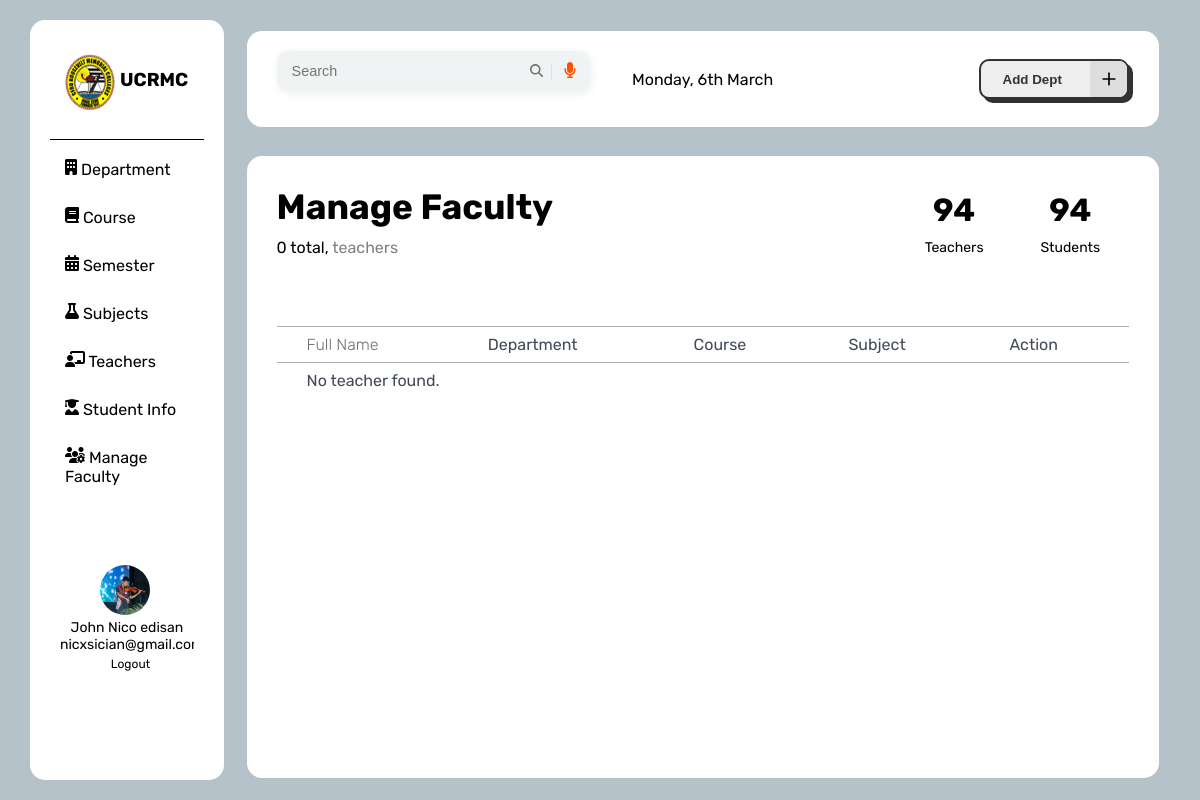
The app's page /CRMC_SYSTEM/manage.php, older data.
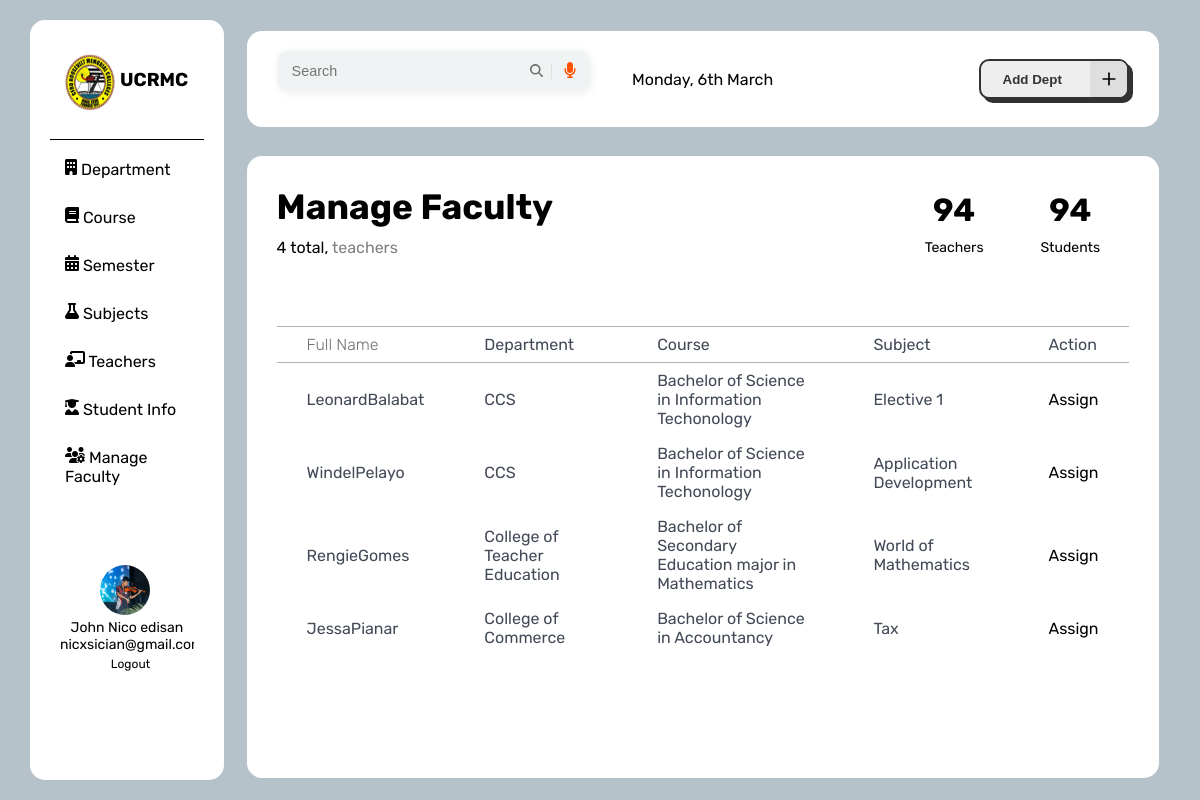
The same page, newer data.
### tables this page shows
CREATE TABLE `teacher` (
  `teacherID` int(11) NOT NULL,
  `firstName` varchar(50) NOT NULL,
  `lastName` varchar(50) NOT NULL,
  `photo` varchar(100) NOT NULL,
  `birthdate` date NOT NULL,
  `age` int(11) NOT NULL,
  `email` varchar(50) NOT NULL,
  `password` varchar(50) NOT NULL,
  `contact` varchar(15) NOT NULL,
  `address` varchar(100) NOT NULL,
  `departmentID` int(11) NOT NULL,
  `courseID` int(11) NOT NULL,
  `subjectID` int(11) NOT NULL
);

CREATE TABLE `course` (
  `courseID` int(11) NOT NULL,
  `courseName` varchar(100) NOT NULL,
  `departmentID` int(11) NOT NULL
);

CREATE TABLE `subject` (
  `subjectID` int(11) NOT NULL,
  `subjectName` varchar(100) NOT NULL,
  `courseID` int(11) NOT NULL
);

CREATE TABLE `department` (
  `departmentID` int(11) NOT NULL,
  `departmentName` varchar(50) NOT NULL,
  `departmentLogo` varchar(50) NOT NULL
);

### CRMC_SYSTEM/manage.php (the view, shortened to what the changed rows need)
<?php
$conn = new Connection();
$pdo = $conn->openConnection();
$stmtSubjects = $pdo->query("SELECT * FROM subject");
$subjects = $stmtSubjects->fetchAll(PDO::FETCH_ASSOC);
$stmtCourse = $pdo->query("SELECT * FROM course");
$courseses = $stmtCourse->fetchAll(PDO::FETCH_ASSOC);
$stmt = $pdo->query("SELECT teacher.*, department.departmentName
                    FROM teacher
                    JOIN department ON teacher.departmentID = department.departmentID");
$departments = $stmt->fetchAll(PDO::FETCH_ASSOC);
?>
<!DOCTYPE html>
<html lang="en">
<head>
    <link href='https://unpkg.com/boxicons@2.1.4/css/boxicons.min.css' rel='stylesheet'>
    <link rel="stylesheet" href="https://cdnjs.cloudflare.com/ajax/libs/font-awesome/6.5.1/css/all.min.css" />
    <link rel="stylesheet" href="css/teacher.css">
</head>
<body>
    <div class="container">
        <div class="table-container">
           <div class="table-heading">
           <div class="left-head">
    <h1 style="font-size: 2.2rem;">Manage Faculty</h1>
    <p id="courses"><?= count($departments); ?> total, <span style="opacity: 0.5;">teachers</span></p>
</div>
            <div class="right-head">
                <div class="right-header-content">
                    <h1 id="teachers">94</h1>
                </div>
                <div class="right-header-content">
                    <h1 id="students">94</h1>
                </div>
            </div>
           </div>
           <div class="table">
           <table>
    <thead>
        <tr>
            <th>Full Name</th>
            <td>Department</td>
            <td>Course</td>
            <td>Subject</td>
            <td>Action</td>
        </tr>
    </thead>
    <tbody>
    <form action="manage.php" method="post" name="updateTeacherForm">
        <?php if (!empty($departments)): ?>
            <?php foreach ($departments as $teacherInfo): ?>
                <tr>
                    <td><?= $teacherInfo['firstName'], $teacherInfo['lastName']; ?></td>
                    <td><?= ($teacherInfo['departmentName'] == 'College of Computer Studies') ? 'CCS' : $teacherInfo['departmentName']; ?></td>
                     <?php foreach ($courseses as $course): ?>
                    <?php if($teacherInfo['courseID'] == $course['courseID']):?>
        <td>
            <?= $course['courseName'] ?>
        <?php endif; ?>
        <?php endforeach; ?>
</td>
<td>
    <?php foreach ($subjects as $subject): ?>
                    <?php if($teacherInfo['subjectID'] == $subject['subjectID']):?>
            <?= $subject['subjectName'] ?>
        <?php endif; ?>
        <?php endforeach; ?>
</td>
                    <td>
                    <a href="assign.php?teacherID=<?= $teacherInfo['teacherID']; ?>&courseID=0">Assign</a>
                    </td>
                </tr>
            <?php endforeach; ?>
        <?php else: ?>
            <tr>
                <td colspan="3">No teacher found.</td>
            </tr>
        <?php endif; ?>
        </form>
    </tbody>
</table>
</div>
        </div>
    </div>
</body>
</html>

Row changes from the older to the newer data that the page shows:
added teacher: firstName "Leonard", lastName "Balabat", shows "CCS"
now on this page (row edited): course: courseName "Bachelor of Science in Information Techonology"
now on this page (row edited): subject: subjectName "Elective 1", shown under "Leonard"
added teacher: firstName "Windel", lastName "Pelayo", shows "CCS"
added subject: subjectName "Application Development", shown under "Windel"
added teacher: firstName "Rengie", lastName "Gomes", departmentID.departmentName "College of Teacher Education"
now on this page (row edited): course: courseName "Bachelor of Secondary Education major in Mathematics", shown under "Rengie"
now on this page (row edited): subject: subjectName "World of Mathematics", shown under "Rengie"
added teacher: firstName "Jessa", lastName "Pianar", departmentID.departmentName "College of Commerce"
now on this page (row edited): course: courseName "Bachelor of Science in Accountancy", shown under "Jessa"
added subject: subjectName "Tax", shown under "Jessa"
Text that changed along with them:
count($departments): "0" → "4"
text no longer shown: "No teacher found."
